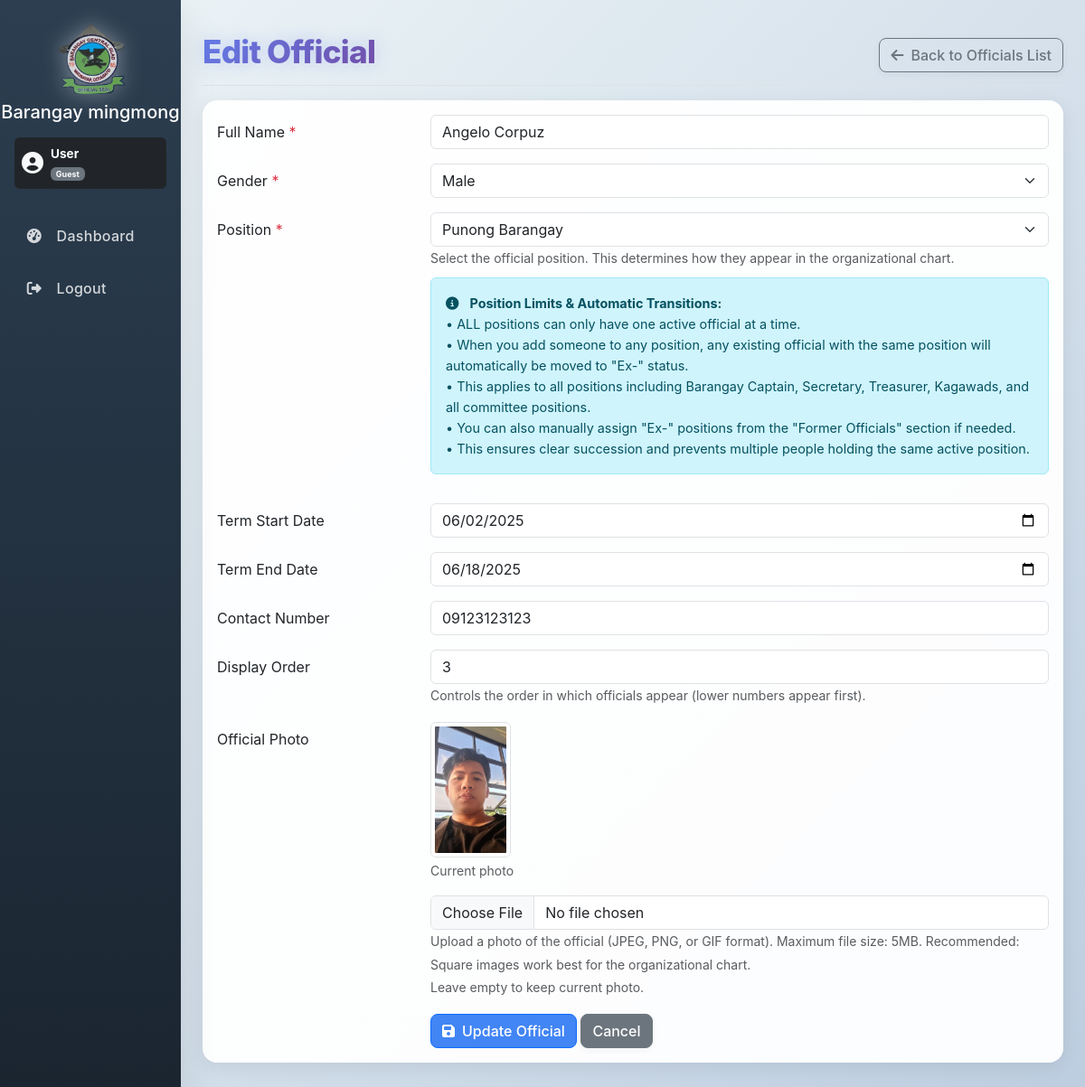
Page /official_form.php?action=edit&id=11 on the committed database.
### tables this page shows
CREATE TABLE `officials` (
  `id` int(11) NOT NULL,
  `fullname` varchar(255) NOT NULL,
  `gender` enum('Male','Female','Other') NOT NULL DEFAULT 'Other',
  `position` varchar(100) NOT NULL,
  `term_start_date` date DEFAULT NULL,
  `term_end_date` date DEFAULT NULL,
  `contact_number` varchar(20) DEFAULT NULL,
  `image_path` varchar(255) DEFAULT NULL,
  `display_order` int(11) DEFAULT 0
);

### config.php (called while the page is built, shortened)
<?php
function html_escape($text) {
    $text = htmlspecialchars($text, ENT_QUOTES, 'UTF-8');
    $text = str_replace('`', '&#96;', $text);
    return $text;
}
?>

### official_form.php (the view, shortened to what this page needs)
<?php
$page_title = 'Official Form';
require_once 'includes/header.php';
$fullname = '';
$position = '';
$gender = '';
$term_start_date = '';
$term_end_date = '';
$contact_number = '';
$image_path = '';
$display_order = 0;
$form_action = 'add';
if (isset($_GET['action'])) {
    if ($_GET['action'] == 'edit' && isset($_GET['id'])) {
        $page_title = 'Edit Official';
        $form_action = 'edit';
        $official_id = mysqli_real_escape_string($link, $_GET['id']);
        $sql = "SELECT fullname, gender, position, term_start_date, term_end_date, contact_number, image_path, display_order FROM officials WHERE id = ?";
        if ($stmt = mysqli_prepare($link, $sql)) {
            mysqli_stmt_bind_param($stmt, "i", $official_id);
            mysqli_stmt_execute($stmt);
            $result = mysqli_stmt_get_result($stmt);
            if ($result && mysqli_num_rows($result) > 0) {
                $official = mysqli_fetch_assoc($result);
                $fullname = $official['fullname'];
                $gender = $official['gender'];
                $position = $official['position'];
                $term_start_date = $official['term_start_date'];
                $term_end_date = $official['term_end_date'];
                $contact_number = $official['contact_number'];
                $image_path = $official['image_path'];
                $display_order = $official['display_order'];
            } else {
                header("Location: manage_officials.php?status=error_notfound");
                exit;
            }
        } else {
            error_log("DB Prepare Error (Fetch Official for Edit): " . mysqli_error($link));
            header("Location: manage_officials.php?status=error_prepare");
            exit;
        }
    } elseif ($_GET['action'] == 'add') {
        $page_title = 'Add New Official';
        $form_action = 'add';
    }
} else {
    header("Location: manage_officials.php");
    exit;
}
?>
<div class="d-flex justify-content-between flex-wrap flex-md-nowrap align-items-center pt-3 pb-2 mb-3 border-bottom">
    <h1 class="dashboard-title"><?php echo html_escape($page_title);  ?></h1>
    <div class="btn-toolbar mb-2 mb-md-0">
        <a href="manage_officials.php" class="btn btn-outline-secondary">
            <i class="fas fa-arrow-left me-2"></i>Back to Officials List
        </a>
    </div>
</div>
<div class="card">
    <div class="card-body">
        <form action="official_handler.php" method="POST" enctype="multipart/form-data">
            <div class="mb-3 row">
                <label for="fullname" class="col-sm-3 col-form-label">Full Name <span class="text-danger">*</span></label>
                <div class="col-sm-9">
                    <input type="text" class="form-control" id="fullname" name="fullname" value="<?php echo html_escape($fullname);  ?>" required>
                </div>
            </div>
            <div class="mb-3 row">
                <label for="gender" class="col-sm-3 col-form-label">Gender <span class="text-danger">*</span></label>
                <div class="col-sm-9">
                    <select class="form-select" id="gender" name="gender" required>
                        <option value="Male" <?php if ($gender == 'Male') echo 'selected'; ?>>Male</option>
                    </select>
                </div>
            </div>
            <div class="mb-3 row">
                <label for="position" class="col-sm-3 col-form-label">Position <span class="text-danger">*</span></label>
                <div class="col-sm-9">
                    <select class="form-select" id="position" name="position" required>
                        <optgroup label="Executive Positions">
                            <option value="Punong Barangay" <?php if ($position == 'Punong Barangay') echo 'selected'; ?>>Punong Barangay</option>
                        </optgroup>
                    </select>
                    <small class="form-text text-muted">Select the official position. This determines how they appear in the organizational chart.</small>
                    <div class="alert alert-info mt-2" style="font-size: 0.9em;">
                        <i class="fas fa-info-circle me-2"></i>
                        <strong>Position Limits & Automatic Transitions:</strong><br>
                        • ALL positions can only have one active official at a time.<br>
                        • When you add someone to any position, any existing official with the same position will automatically be moved to "Ex-" status.<br>
                        • This applies to all positions including Barangay Captain, Secretary, Treasurer, Kagawads, and all committee positions.<br>
                        • You can also manually assign "Ex-" positions from the "Former Officials" section if needed.<br>
                        • This ensures clear succession and prevents multiple people holding the same active position.
                    </div>
                </div>
            </div>
            <div class="mb-3 row">
                <label for="term_start_date" class="col-sm-3 col-form-label">Term Start Date</label>
                <div class="col-sm-9">
                    <input type="date" class="form-control" id="term_start_date" name="term_start_date" value="<?php echo html_escape($term_start_date);  ?>">
                </div>
            </div>
            <div class="mb-3 row">
                <label for="term_end_date" class="col-sm-3 col-form-label">Term End Date</label>
                <div class="col-sm-9">
                    <input type="date" class="form-control" id="term_end_date" name="term_end_date" value="<?php echo html_escape($term_end_date);  ?>">
                </div>
            </div>
            <div class="mb-3 row">
                <label for="contact_number" class="col-sm-3 col-form-label">Contact Number</label>
                <div class="col-sm-9">
                    <input type="tel" class="form-control" id="contact_number" name="contact_number" value="<?php echo html_escape($contact_number);  ?>">
                </div>
            </div>
            <div class="mb-3 row">
                <label for="display_order" class="col-sm-3 col-form-label">Display Order</label>
                <div class="col-sm-9">
                    <input type="number" class="form-control" id="display_order" name="display_order" value="<?php echo html_escape($display_order);  ?>" min="0">
                    <small class="form-text text-muted">Controls the order in which officials appear (lower numbers appear first).</small>
                </div>
            </div>
            <div class="mb-3 row">
                <label for="official_image" class="col-sm-3 col-form-label">Official Photo</label>
                <div class="col-sm-9">
                    <?php if ($form_action == 'edit' && !empty($image_path)): ?>
                        <div class="mb-3">
                            <img src="<?php echo html_escape($image_path); ?>" alt="Current Official Photo"
                                 class="img-thumbnail" style="max-width: 150px; max-height: 150px;">
                            <p class="small text-muted mt-1">Current photo</p>
                        </div>
                    <?php endif; ?>
                    <input type="file" class="form-control" id="official_image" name="official_image"
                           accept="image/jpeg,image/jpg,image/png,image/gif" onchange="previewImage(this)">
                    <small class="form-text text-muted">
                        Upload a photo of the official (JPEG, PNG, or GIF format). Maximum file size: 5MB.
                        Recommended: Square images work best for the organizational chart.
                        <?php if ($form_action == 'edit' && !empty($image_path)): ?>
                            <br>Leave empty to keep current photo.
                        <?php endif; ?>
                    </small>
                </div>
            </div>
            <div class="row">
                <div class="col-sm-9 offset-sm-3">
                    <button type="submit" class="btn btn-primary">
                        <i class="fas fa-save me-2"></i><?php echo ($form_action == 'edit') ? 'Update Official' : 'Add Official';  ?>
                    </button>
                    <a href="manage_officials.php" class="btn btn-secondary">Cancel</a>
                </div>
            </div>
        </form>
    </div>
</div>
<?php
require_once 'includes/footer.php';
?>

### styles.css (style rules this page uses)
:root { --primary-color: #4285F4; --secondary-color: #34A853; --danger-color: #EA4335; --warning-color: #FBBC05; --info-color: #36b9cc; --dark-color: #5a5c69; --light-color: #f8f9fc; --sidebar-bg: #2c3e50; --sidebar-dark: #1a2530; --gradient-primary: linear-gradient(135deg, #667eea 0%, #764ba2 100%); --gradient-success: linear-gradient(135deg, #11998e 0%, #38ef7d 100%); --gradient-warning: linear-gradient(135deg, #f093fb 0%, #f5576c 100%); --gradient-info: linear-gradient(135deg, #4facfe 0%, #00f2fe 100%); --gradient-child: linear-gradient(135deg, #ff9a9e 0%, #fecfef 100%); --gradient-youth: linear-gradient(135deg, #a8edea 0%, #fed6e3 100%); --gradient-adult: linear-gradient(135deg, #d299c2 0%, #fef9d7 100%); --gradient-senior: linear-gradient(135deg, #89f7fe 0%, #66a6ff 100%); --shadow-elegant: 0 10px 40px rgba(0,0,0,0.1); --shadow-card: 0 8px 32px rgba(0,0,0,0.08); --border-radius: 16px; }
html, body { height: 100%; overflow: auto; }
body { font-family: 'Inter', 'Segoe UI', Roboto, 'Helvetica Neue', Arial, sans-serif; background: linear-gradient(135deg, #f5f7fa 0%, #c3cfe2 100%); color: #444; line-height: 1.6; overflow-x: hidden; }
body::before { content: ''; position: fixed; top: 0; left: 0; width: 100%; height: 100%; background: linear-gradient(-45deg, #ee7752, #e73c7e, #23a6d5, #23d5ab); background-size: 400% 400%; opacity: 0.03; z-index: -1; }
.dashboard-title { background: var(--gradient-primary); -webkit-background-clip: text; -webkit-text-fill-color: transparent; background-clip: text; font-weight: 800; font-size: 2.2rem; letter-spacing: -0.8px; margin-bottom: 0.5rem; text-shadow: 0 0 20px rgba(102, 126, 234, 0.3); }
.card { border: none; border-radius: var(--border-radius); box-shadow: 0 5px 20px rgba(0,0,0,0.08); background: rgba(255, 255, 255, 0.95); overflow: hidden; transition: all 0.3s ease; }
.btn { border-radius: 8px; font-weight: 500; letter-spacing: 0; transition: all 0.2s ease; box-shadow: 0 2px 8px rgba(0,0,0,0.05); }
.btn::before { display: none; }
.btn-primary { background: var(--primary-color); box-shadow: 0 2px 8px rgba(var(--primary-color-rgb), 0.2); }

### rows in the picture
officials: fullname "Angelo Corpuz", gender "Male", term_start_date "06/02/2025", term_end_date "06/18/2025", contact_number "09123123123", display_order "3", image_path (picture)

### other values in the picture
$barangay_name "Barangay mingmong"
$username "User"
$page_title "Edit Official"
